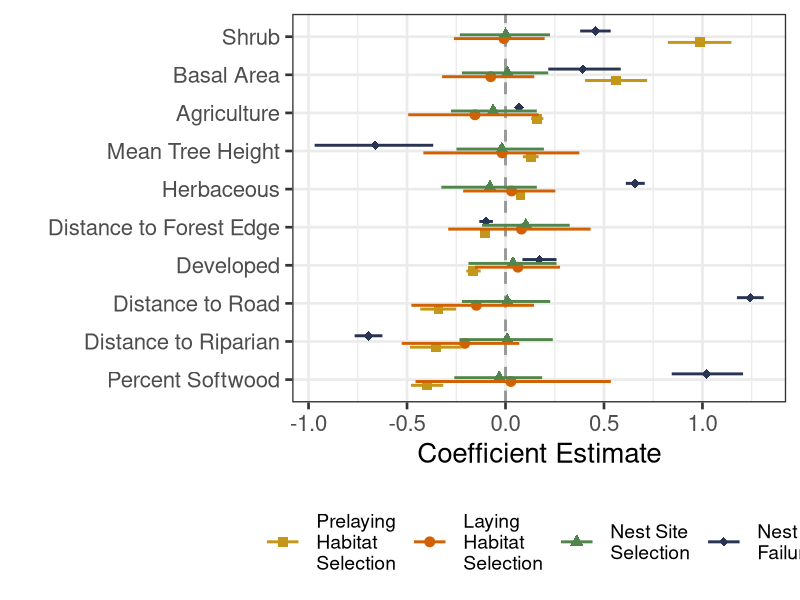

This figure's R source:
lapply(c('dplyr', 'ggplot2'), require, character.only = T)

coef.results <- read.csv("./Final/Final Model Coefficient Estimates.csv") %>%
  filter(!is.na(Covariate)) %>%
  filter(ModelName != "Hen Survival") %>%
  mutate(ModelName = factor(ModelName, levels = unique(ModelName)))%>%
  mutate(Covariate = factor(Covariate, levels = unique(Covariate)))


coef.comp.plot <- ggplot(data = coef.results, aes(y = Covariate, x = Mean,
                                                  shape = ModelName, color = ModelName)) +
  geom_vline(xintercept = 0, color = "grey60", linetype = 2, size = 1) +
  geom_point(size = 3,
             position = position_dodge(width = .4)) +
  geom_errorbar(aes(xmin = LCL, xmax = UCL),
                width = 0, size = 1,
                position = position_dodge(width = .4)) +
  theme_bw(base_size = 20) + 
  xlab("Coefficient Estimate") +
  ylab("") +
  labs(color = "Model\nComponent") +
  theme(#legend.title.align=0.5,
        legend.position = "bottom",
        legend.title = element_blank(),
        legend.text = element_text(size = 14),
        legend.key.size = unit(1, 'cm'), #change legend key size
        legend.key.height = unit(1, 'cm'), #change legend key height
        legend.key.width = unit(1, 'cm')) + #change legend key width) + 
  scale_colour_manual(name = "Model\nComponent",
                      labels = c("Prelaying\nHabitat\nSelection",
                                 "Laying\nHabitat\nSelection",
                                 "Nest Site\nSelection",
                                 "Nest\nFailure"),
                      values = c("#C4961A", 
                                 "#D16103", 
                                 "#52854C",
                                 "#293352")) +   
  scale_shape_manual(name = "Model\nComponent",
                     labels = c("Prelaying\nHabitat\nSelection",
                                "Laying\nHabitat\nSelection",
                                "Nest Site\nSelection",
                                "Nest\nFailure"),
                     values = c(15, 
                                19, 
                                17,
                                18))


ggsave(coef.comp.plot, file = "./Figures/Fig5 - Coefficient Comparisons.jpg",
       width = 10, height = 10)
